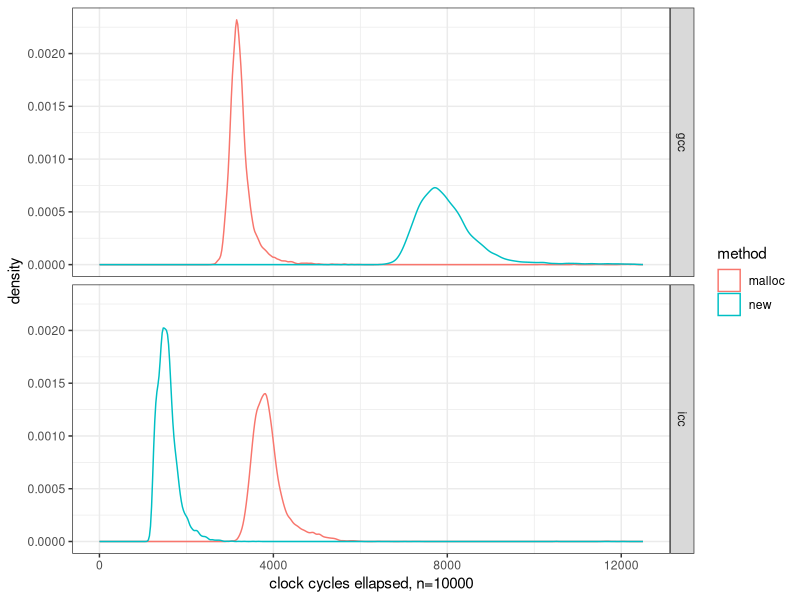
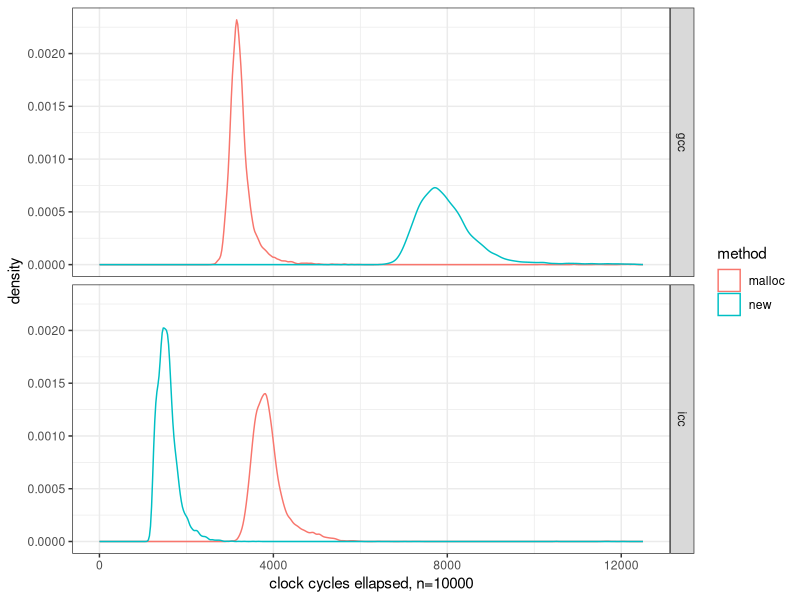

Here is the R script that generated these plots, in order:
#!/usr/bin/env R

library(ggplot2)

#options(device="png")

cycles <- read.csv("cycles.txt", sep="")

ggplot(cycles, aes(x=cycles, colour=method)) + geom_density() + facet_grid(compiler~.) + theme_bw() + scale_x_continuous(limits=c(0, 12500)) + xlab("clock cycles ellapsed, n=10000")
ggsave("timings.png")

sink(file = "summaries.txt")

print("icc new")
summary(cycles[cycles$compiler == "icc" & cycles$method == "new",])
print("icc method")
summary(cycles[cycles$compiler == "icc" & cycles$method == "malloc",])

t.test(cycles[cycles$compiler == "icc" & cycles$method == "new", "cycles"],
	   cycles[cycles$compiler == "icc" & cycles$method == "malloc", "cycles"])
